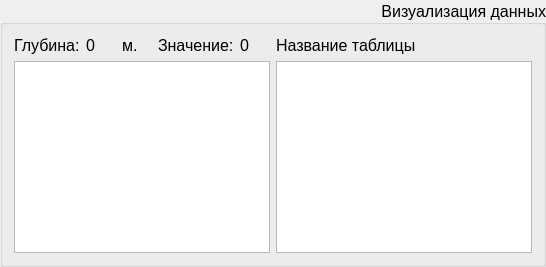
         <widget class="QGroupBox" name="groupBox">
          <property name="font">
           <font>
            <pointsize>12</pointsize>
           </font>
          </property>
          <property name="title">
           <string>Визуализация данных</string>
          </property>
          <property name="alignment">
           <set>Qt::AlignRight|Qt::AlignTrailing|Qt::AlignVCenter</set>
          </property>
          <layout class="QGridLayout" name="gridLayout_26">
           <item row="0" column="0">
            <layout class="QGridLayout" name="gridLayout_4">
             <item row="1" column="0">
              <layout class="QGridLayout" name="gridLayout_3">
               <item row="1" column="0">
                <widget class="PlotWidget" name="graphicsView"/>
               </item>
              </layout>
             </item>
             <item row="1" column="1">
              <widget class="QTableWidget" name="tableWidget">
               <property name="font">
                <font>
                 <pointsize>9</pointsize>
                </font>
               </property>
               <property name="styleSheet">
                <string notr="true">selection-background-color: rgb(255, 227, 198);
selection-color: rgb(85, 0, 0);</string>
               </property>
              </widget>
             </item>
             <item row="0" column="0">
              <layout class="QGridLayout" name="gridLayout_2">
               <item row="0" column="0">
                <widget class="QLabel" name="label_3">
                 <property name="text">
                  <string>Глубина:</string>
                 </property>
                </widget>
               </item>
               <item row="0" column="1">
                <widget class="QLabel" name="label_x">
                 <property name="text">
                  <string>0</string>
                 </property>
                </widget>
               </item>
               <item row="0" column="2">
                <widget class="QLabel" name="label_5">
                 <property name="text">
                  <string>м.</string>
                 </property>
                </widget>
               </item>
               <item row="0" column="3">
                <widget class="QLabel" name="label_6">
                 <property name="text">
                  <string>Значение:</string>
                 </property>
                </widget>
               </item>
               <item row="0" column="4">
                <widget class="QLabel" name="label_y">
                 <property name="text">
                  <string>0</string>
                 </property>
                </widget>
               </item>
              </layout>
             </item>
             <item row="0" column="1">
              <widget class="QLabel" name="label_table_name">
               <property name="text">
                <string>Название таблицы</string>
               </property>
              </widget>
             </item>
            </layout>
           </item>
          </layout>
         </widget>
